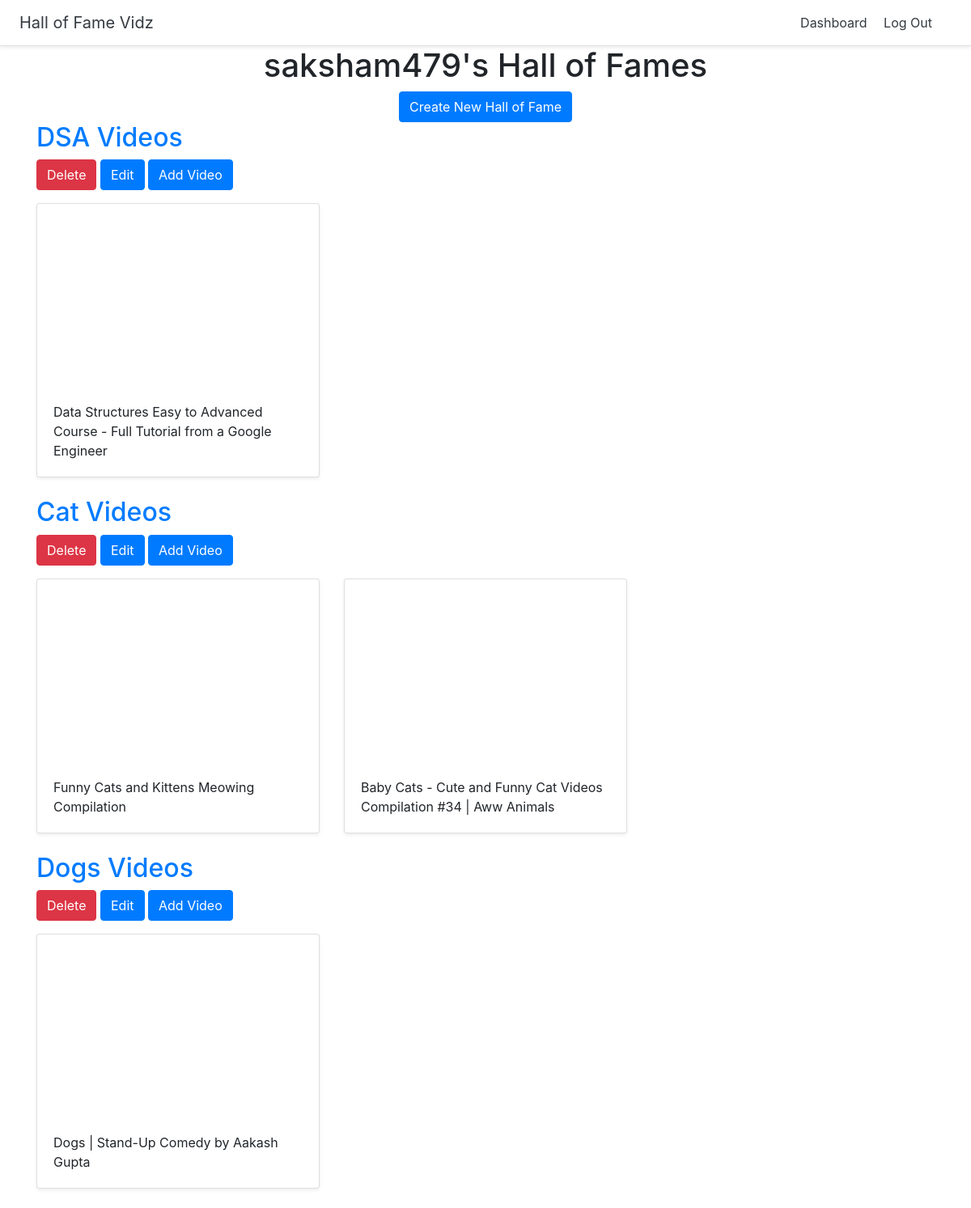
The page /dashboard (signed in) on the database its author committed.
### halls/models.py (models this page shows)
class Hall(models.Model):
    title = models.CharField(max_length=255)
    user = models.ForeignKey(User,on_delete=models.CASCADE)

class Video(models.Model):
    title = models.CharField(max_length=255)
    url = models.URLField()
    youtube_id = models.CharField(max_length=255)
    hall = models.ForeignKey(Hall,on_delete=models.CASCADE)

### halls/views.py (the view)
# urls.py: path('dashboard', views.dashboard, name='dashboard'),
def dashboard(request):
    halls = Hall.objects.filter(user=request.user)
    return render(request, 'halls/dashboard.html',{'halls':halls})

### halls/templates/halls/dashboard.html
{% extends 'halls/base.html' %}
{% block content %}
<div class="container">
  <div class="text-center">
    <h1>{{ user.username }}'s Hall of Fames</h1>
    <a href="{% url 'create_hall' %}" class="btn btn-primary">Create New Hall of Fame</a>
  </div>
    {% for hall in halls %}
<h2><a href="{% url 'detail_hall' hall.id %}">{{ hall.title }}</a></h2>
<a href="{% url 'delete_hall' hall.id %}" class="btn btn-danger">Delete</a>
<a href="{% url 'update_hall' hall.id %}" class="btn btn-primary">Edit</a>
<a href="{% url 'add_video' hall.id %}" class="btn btn-primary">Add Video</a>
    <div class="row">
      {% for video in hall.video_set.all %}
      <div class="col-md-4 mt-3">
        <div class="card mb-4 shadow-sm">
          <iframe width="100%" height="225" src="https://www.youtube.com/embed/{{ video.youtube_id }}" frameborder="0" allow="accelerometer; autoplay; encrypted-media; gyroscope; picture-in-picture" allowfullscreen></iframe>
          <div class="card-body">
            <p class="card-text">{{ video.title }}</p>
          </div>
        </div>
      </div>
      {% endfor %}
      </div>
    {% endfor %}
</div>
{% endblock %}

### rows shown on the page
Hall: title "DSA Videos"
Video: title "Data Structures Easy to Advanced Course - Full Tutorial from a Google Engineer"
Hall: title "Cat Videos"
Video: title "Funny Cats and Kittens Meowing Compilation"
Video: title "Baby Cats - Cute and Funny Cat Videos Compilation #34 | Aww Animals"
Hall: title "Dogs Videos"
Video: title "Dogs | Stand-Up Comedy by Aakash Gupta"

### other values the page prints
{{ user.username }} "saksham479"
